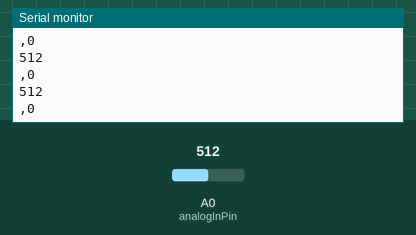
The sketch below on a simulated Arduino Uno, built with avr-gcc and run on an emulated ATmega328P. Shown: the last lines printed to the serial monitor. The inputs (shaded band) are chosen by the test bench; at power-on: A0 (analogInPin) = 512.

Above: at 1.2 s.
1.3 s: A0 (analogInPin) set to 716
At 1.31 s:
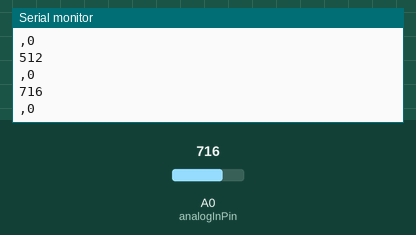
2.8 s: A0 (analogInPin) set to 900
At 2.81 s:
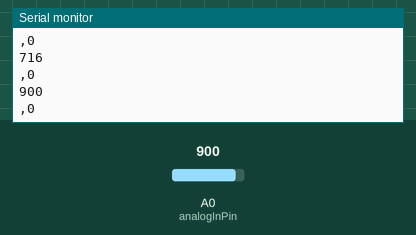
Timing chart, 0 to 5.8 s (numbered marks = the images above; inputs shaded):
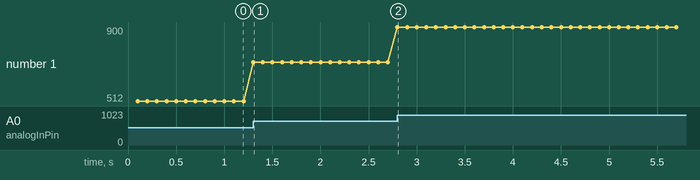

The sketch:

Se_ales.ino
```cpp
/*
 *  Autor EFilomena - 2021
 *  basado en ejemplo de JMReta- 2021
*/

#include <SoftwareSerial.h>

#define PERIODO_MUESTREO 100 /* 100 ms */
#define rxPin 2
#define txPin 3

SoftwareSerial BlueTooth(rxPin,txPin);


const int analogInPin = A0;  /*Entrada Analógica conectada al potenciómetro o a la señal de entrada */

int valorDigitalPote = 0;        /* Valor digitalizado de la entrada analogica */
int salida_filtrada  = 0;    /*Salida filtrada */
int salida_filtrada_ant  = 0;
float alfa=0.1;
unsigned long  Tiempo,TiempoA;


void setup() {
  /* Inicializa puerto de comunicación serie */
  Serial.begin(115200);

  pinMode(rxPin,INPUT);
  pinMode(txPin,OUTPUT);

  BlueTooth.begin(9600);
  Tiempo=millis();
}

void loop() {
  /* " */
  TiempoA=millis();
  if ((TiempoA-Tiempo)>=PERIODO_MUESTREO){
    Tiempo=TiempoA;
    valorDigitalPote = analogRead(analogInPin);

//    salida_filtrada = salida_filtrada_ant+alfa*(valorDigitalPote-salida_filtrada_ant);
//    salida_filtrada_ant=salida_filtrada;

    Serial.println(valorDigitalPote);
    Serial.print(",");
    Serial.println(salida_filtrada);


//    BlueTooth.print("*G");
//    BlueTooth.print(valorDigitalPote);
//    BlueTooth.print(",");
//    BlueTooth.print(salida_filtrada);
//    BlueTooth.print("*");
  }


}
```

Measured:
- after the input at 1.3 s, the serial monitor: prints a new line at once (image 1)
- after the input at 2.8 s, the serial monitor: prints a new line at once (image 2)
- plotted number 1: 512 → 716 after the input at 1.3 s, 716 → 900 after the input at 2.8 s
